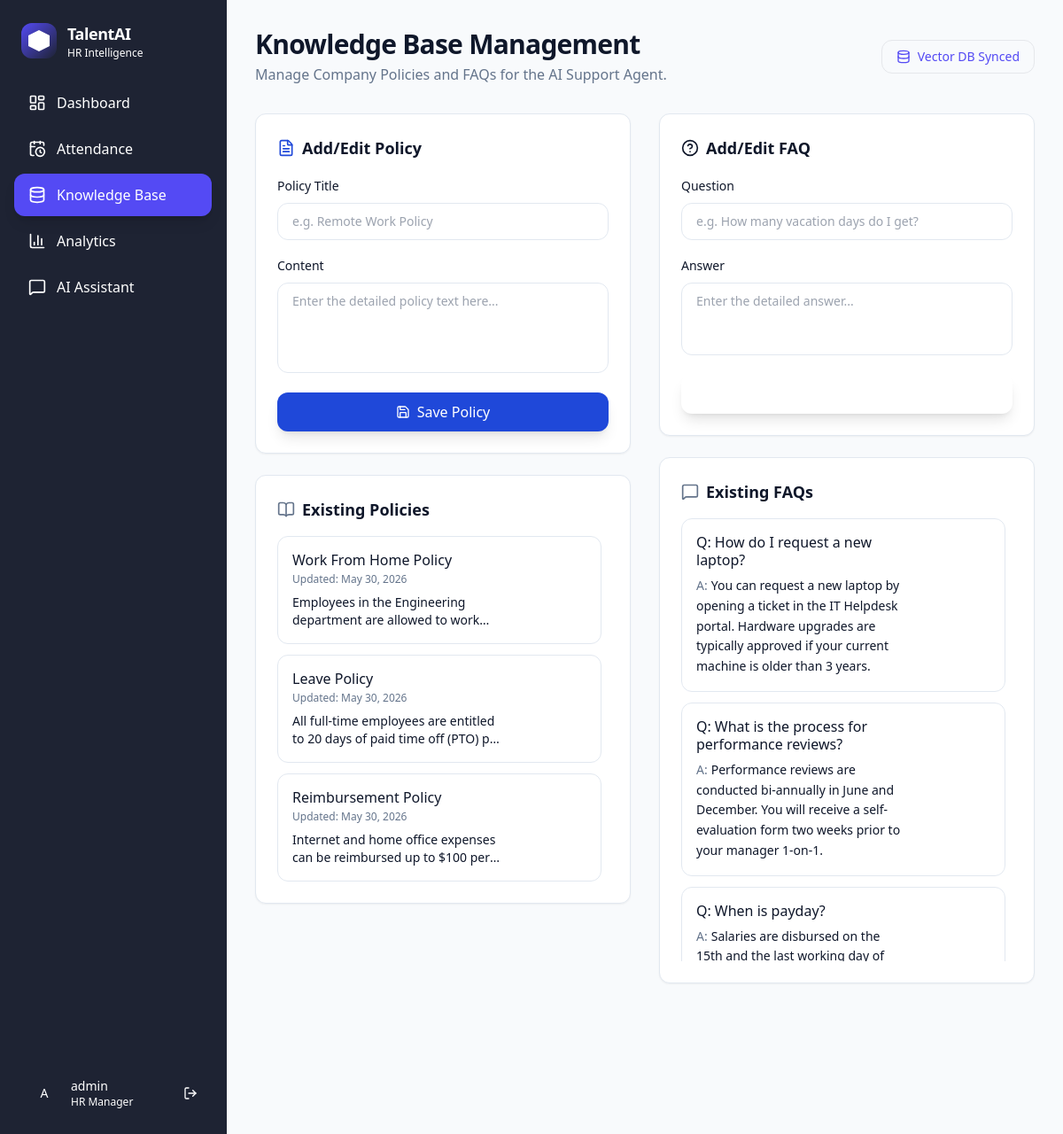
Page /hr/manage/ (signed in) on the committed database.
### core/models.py (models this page shows, shortened)
class CompanyPolicy(models.Model):
    title = models.CharField(max_length=255)
    content = models.TextField()
    last_updated = models.DateTimeField(auto_now=True)
    class Meta:
        verbose_name_plural = "Company Policies"

class FAQ(models.Model):
    question = models.CharField(max_length=500)
    answer = models.TextField()
    class Meta:
        verbose_name = "FAQ"

### core/views.py (the view, shortened to what this page needs)
# urls.py: path("hr/manage/", views.hr_data_management_view, name="hr_manage_data"),
@login_required(redirect_field_name=None)
@user_passes_test(is_hr_check, redirect_field_name=None)
def hr_data_management_view(request):
    policies = CompanyPolicy.objects.all()
    faqs = FAQ.objects.all()
    employees = EmployeeProfile.objects.filter(is_hr=False)
    return render(request, "hr_manage_data.html", {
        "policies": policies,
        "faqs": faqs,
        "employees": employees
    })

### core/views.py (called while the page is built)
def is_hr_check(user):
    return user.is_authenticated and hasattr(user, 'employeeprofile') and user.employeeprofile.is_hr

### core/templates/hr_manage_data.html (shortened to what this page needs)
{% extends "base.html" %}
{% block content %}
<div class="p-8 max-w-7xl mx-auto space-y-8 animate-in fade-in duration-500">
    <div class="flex items-center justify-between">
        <div>
            <h2 class="text-3xl font-bold tracking-tight">Knowledge Base Management</h2>
            <p class="text-muted-foreground mt-1">Manage Company Policies and FAQs for the AI Support Agent.</p>
        </div>
        <div class="px-4 py-2 bg-accent/10 text-accent rounded-lg border border-accent/20 flex items-center gap-2">
            <i data-lucide="database" class="w-4 h-4"></i>
            <span class="text-sm font-medium">Vector DB Synced</span>
        </div>
    </div>
    <div class="grid grid-cols-1 lg:grid-cols-2 gap-8">
        <div class="space-y-6">
            <div class="bg-card rounded-xl border border-border p-6 shadow-sm relative overflow-hidden">
                <div class="absolute inset-0 bg-gradient-to-br from-primary/5 to-transparent pointer-events-none"></div>
                <h3 class="font-semibold text-lg mb-4 flex items-center gap-2">
                    <i data-lucide="file-text" class="w-5 h-5 text-primary"></i>
                    Add/Edit Policy
                </h3>
                <form method="post" action="{% url 'core:hr_manage_data' %}" id="policyForm" class="space-y-4 relative z-10">
                    <div class="space-y-2">
                        <label class="text-sm font-medium text-foreground">Policy Title</label>
                        <input type="text" name="title" id="policy_title_input" class="w-full px-4 py-2.5 bg-input-background border border-border rounded-lg focus:outline-none focus:ring-2 focus:ring-ring transition-shadow text-sm" required placeholder="e.g. Remote Work Policy">
                    </div>
                    <div class="space-y-2">
                        <label class="text-sm font-medium text-foreground">Content</label>
                        <textarea name="content" id="policy_content_input" rows="4" class="w-full px-4 py-2.5 bg-input-background border border-border rounded-lg focus:outline-none focus:ring-2 focus:ring-ring transition-shadow text-sm resize-none" required placeholder="Enter the detailed policy text here..."></textarea>
                    </div>
                    <button type="submit" class="w-full py-2.5 bg-primary text-primary-foreground font-medium rounded-lg hover:opacity-90 transition-all shadow-lg shadow-primary/20 flex items-center justify-center gap-2">
                        <i data-lucide="save" class="w-4 h-4"></i>
                        <span id="policy-submit-text">Save Policy</span>
                    </button>
                </form>
            </div>
            <div class="bg-card rounded-xl border border-border p-6 shadow-sm">
                <h3 class="font-semibold text-lg mb-4 flex items-center gap-2">
                    <i data-lucide="book-open" class="w-5 h-5 text-muted-foreground"></i>
                    Existing Policies
                </h3>
                <div class="space-y-3 max-h-[500px] overflow-y-auto pr-2">
                    {% for p in policies %}
                    <div class="p-4 rounded-lg bg-secondary/30 border border-border hover:border-primary/30 transition-colors group">
                        <div class="flex justify-between items-start gap-4">
                            <div class="flex-1">
                                <h4 class="font-medium text-foreground leading-tight">{{ p.title }}</h4>
                                <p class="text-xs text-muted-foreground mt-1 mb-2">Updated: {{ p.last_updated|date:"M d, Y" }}</p>
                                <p class="text-sm text-foreground/80 line-clamp-2">{{ p.content }}</p>
                            </div>
                        </div>
                    </div>
                    {% empty %}
                    <div class="text-center p-6 text-muted-foreground text-sm border-2 border-dashed border-border rounded-lg bg-secondary/10">
                        No policies found.
                    </div>
                    {% endfor %}
                </div>
            </div>
        </div>
        <div class="space-y-6">
            <div class="bg-card rounded-xl border border-border p-6 shadow-sm relative overflow-hidden">
                <div class="absolute inset-0 bg-gradient-to-br from-chart-2/5 to-transparent pointer-events-none"></div>
                <h3 class="font-semibold text-lg mb-4 flex items-center gap-2">
                    <i data-lucide="help-circle" class="w-5 h-5 text-chart-2"></i>
                    Add/Edit FAQ
                </h3>
                <form method="post" action="{% url 'core:hr_manage_data' %}" id="faqForm" class="space-y-4 relative z-10">
                    <div class="space-y-2">
                        <label class="text-sm font-medium text-foreground">Question</label>
                        <input type="text" name="question" id="faq_question_input" class="w-full px-4 py-2.5 bg-input-background border border-border rounded-lg focus:outline-none focus:ring-2 focus:ring-ring transition-shadow text-sm" required placeholder="e.g. How many vacation days do I get?">
                    </div>
                    <div class="space-y-2">
                        <label class="text-sm font-medium text-foreground">Answer</label>
                        <textarea name="answer" id="faq_answer_input" rows="3" class="w-full px-4 py-2.5 bg-input-background border border-border rounded-lg focus:outline-none focus:ring-2 focus:ring-ring transition-shadow text-sm resize-none" required placeholder="Enter the detailed answer..."></textarea>
                    </div>
                    <button type="submit" class="w-full py-2.5 bg-chart-2 text-white font-medium rounded-lg hover:opacity-90 transition-all shadow-lg shadow-chart-2/20 flex items-center justify-center gap-2">
                        <i data-lucide="save" class="w-4 h-4"></i>
                        <span id="faq-submit-text">Save FAQ</span>
                    </button>
                </form>
            </div>
            <div class="bg-card rounded-xl border border-border p-6 shadow-sm">
                <h3 class="font-semibold text-lg mb-4 flex items-center gap-2">
                    <i data-lucide="message-square" class="w-5 h-5 text-muted-foreground"></i>
                    Existing FAQs
                </h3>
                <div class="space-y-3 max-h-[500px] overflow-y-auto pr-2">
                    {% for f in faqs %}
                    <div class="p-4 rounded-lg bg-secondary/30 border border-border hover:border-chart-2/30 transition-colors group">
                        <div class="flex justify-between items-start gap-4">
                            <div class="flex-1">
                                <h4 class="font-medium text-foreground leading-tight mb-2"><span class="text-chart-2 mr-1">Q:</span>{{ f.question }}</h4>
                                <p class="text-sm text-foreground/80 leading-relaxed"><span class="text-muted-foreground mr-1">A:</span>{{ f.answer }}</p>
                            </div>
                        </div>
                    </div>
                    {% empty %}
                    <div class="text-center p-6 text-muted-foreground text-sm border-2 border-dashed border-border rounded-lg bg-secondary/10">
                        No FAQs found.
                    </div>
                    {% endfor %}
                </div>
            </div>
        </div>
    </div>
</div>
{% endblock %}

### core/templates/base.html (shortened to what this page needs)
<!DOCTYPE html>
<html lang="en">
<head>
    <script src="https://cdn.tailwindcss.com"></script>
</head>
<body class="bg-background text-foreground overflow-hidden">
    <div class="h-screen w-full flex">
        <aside class="w-64 bg-sidebar text-sidebar-foreground flex flex-col border-r border-sidebar-border shrink-0">
          <div class="p-6">
            <a href="{% url 'core:dashboard' %}" class="flex items-center gap-3">
              <div class="w-10 h-10 rounded-xl bg-gradient-to-br from-accent to-chart-2 flex items-center justify-center">
                <div class="w-6 h-6 bg-white rounded" style="clip-path: polygon(50% 0%, 100% 25%, 100% 75%, 50% 100%, 0% 75%, 0% 25%)"></div>
              </div>
              <div>
                <h1 class="text-lg tracking-tight font-semibold">TalentAI</h1>
                <p class="text-xs text-sidebar-foreground/60">HR Intelligence</p>
              </div>
            </a>
          </div>
          <nav class="flex-1 px-4 space-y-1" id="sidebar-nav">
            {% if user.is_authenticated and user.employeeprofile.is_hr %}
            <a href="{% url 'core:dashboard' %}" class="nav-item flex items-center gap-3 px-4 py-3 rounded-lg transition-all duration-200 text-sidebar-foreground/70 hover:bg-sidebar-accent hover:text-sidebar-accent-foreground">
              <i data-lucide="layout-dashboard" class="w-5 h-5"></i>
              <span>Dashboard</span>
            </a>
            {% endif %}
            {% if user.is_authenticated %}
            <a href="{% url 'core:attendance_upload' %}" class="nav-item flex items-center gap-3 px-4 py-3 rounded-lg transition-all duration-200 text-sidebar-foreground/70 hover:bg-sidebar-accent hover:text-sidebar-accent-foreground">
              <i data-lucide="calendar-clock" class="w-5 h-5"></i>
              <span>Attendance</span>
            </a>
            {% endif %}
            {% if user.is_authenticated and user.employeeprofile.is_hr %}
            <a href="{% url 'core:hr_manage_data' %}" class="nav-item flex items-center gap-3 px-4 py-3 rounded-lg transition-all duration-200 text-sidebar-foreground/70 hover:bg-sidebar-accent hover:text-sidebar-accent-foreground">
              <i data-lucide="database" class="w-5 h-5"></i>
              <span>Knowledge Base</span>
            </a>
            <a href="{% url 'core:hr_performance_dashboard' %}" class="nav-item flex items-center gap-3 px-4 py-3 rounded-lg transition-all duration-200 text-sidebar-foreground/70 hover:bg-sidebar-accent hover:text-sidebar-accent-foreground">
              <i data-lucide="bar-chart-3" class="w-5 h-5"></i>
              <span>Analytics</span>
            </a>
            {% endif %}
            {% if user.is_authenticated %}
            <a href="{% url 'core:employee_chat' %}" class="nav-item flex items-center gap-3 px-4 py-3 rounded-lg transition-all duration-200 text-sidebar-foreground/70 hover:bg-sidebar-accent hover:text-sidebar-accent-foreground">
              <i data-lucide="message-square" class="w-5 h-5"></i>
              <span>AI Assistant</span>
            </a>
            {% endif %}
          </nav>
          {% if user.is_authenticated %}
          <div class="p-4 border-t border-sidebar-border">
            <div class="flex items-center gap-3 px-4 py-3">
              <div class="w-9 h-9 rounded-full bg-gradient-to-br from-chart-1 to-chart-2 flex items-center justify-center text-sm font-medium text-white">
                {{ user.username|first|upper }}
              </div>
              <div class="flex-1 min-w-0">
                <p class="text-sm truncate">{{ user.username }}</p>
                <p class="text-xs text-sidebar-foreground/50 truncate">
                    {% if user.employeeprofile.is_hr %}HR Manager{% else %}Employee{% endif %}
                </p>
              </div>
              <a href="{% url 'core:logout' %}" class="text-sidebar-foreground/50 hover:text-sidebar-foreground hover:text-destructive" title="Logout">
                  <i data-lucide="log-out" class="w-4 h-4"></i>
              </a>
            </div>
          </div>
          {% endif %}
        </aside>
        <main class="flex-1 flex flex-col h-full overflow-hidden bg-background">
            <div class="flex-1 overflow-auto">
                {% block content %}{% endblock %}
            </div>
        </main>
    </div>
</body>
</html>

### core/templates/base.html (style rules this page uses)
:root { --background: #f8fafc; --foreground: #0f172a; --card: #ffffff; --card-foreground: #0f172a; --popover: #ffffff; --popover-foreground: #0f172a; --primary: #1f48d9; --primary-foreground: #ffffff; --secondary: #f1f5f9; --secondary-foreground: #1e293b; --muted: #f1f5f9; --muted-foreground: #64748b; --accent: #544af4; --accent-foreground: #ffffff; --destructive: #ef4444; --destructive-foreground: #ffffff; --border: #e2e8f0; --input: #e2e8f0; --input-background: #ffffff; --ring: #544af4; --radius: 0.75rem; --sidebar: #1e2333; --sidebar-foreground: #ffffff; --sidebar-primary: #544af4; --sidebar-primary-foreground: #ffffff; --sidebar-accent: #544af4; --sidebar-accent-foreground: #ffffff; --sidebar-border: #1e2333; }
body { background-color: var(--background); color: var(--foreground); font-family: ui-sans-serif, system-ui, sans-serif; }

### rows in the picture
CompanyPolicy: title "Work From Home Policy", last_updated "May 30, 2026", content "Employees in the Engineering department are allowed to…"
CompanyPolicy: title "Leave Policy", last_updated "May 30, 2026", content "All full-time employees are entitled to 20 days of paid time off (PTO)…"
CompanyPolicy: title "Reimbursement Policy", last_updated "May 30, 2026", content "Internet and home office expenses can be reimbursed up to $100…"
FAQ: question "How do I request a new laptop?", answer "You can request a new laptop by opening a ticket in the IT Helpdesk portal. Hardware upgrades are typically approved if your current machine is older than 3 years."
FAQ: question "What is the process for performance reviews?", answer "Performance reviews are conducted bi-annually in June and December. You will receive a self-evaluation form two weeks prior to your manager 1-on-1."
FAQ: question "When is payday?", answer "Salaries are disbursed on the 15th and the last working day of…"

### other values in the picture
{{ user.username|first|upper }} "A"
{{ user.username }} "admin"
